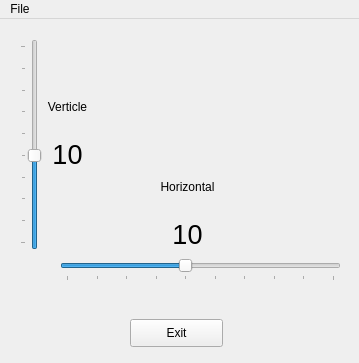
<?xml version="1.0" encoding="UTF-8"?>
<ui version="4.0">
 <class>mainWindow</class>
 <widget class="QMainWindow" name="mainWindow">
  <property name="geometry">
   <rect>
    <x>0</x>
    <y>0</y>
    <width>359</width>
    <height>363</height>
   </rect>
  </property>
  <property name="windowTitle">
   <string>Slider Examples</string>
  </property>
  <widget class="QWidget" name="centralwidget">
   <widget class="QPushButton" name="btnExit">
    <property name="geometry">
     <rect>
      <x>130</x>
      <y>300</y>
      <width>93</width>
      <height>28</height>
     </rect>
    </property>
    <property name="text">
     <string>Exit</string>
    </property>
   </widget>
   <widget class="QSlider" name="hSlider">
    <property name="geometry">
     <rect>
      <x>60</x>
      <y>240</y>
      <width>281</width>
      <height>22</height>
     </rect>
    </property>
    <property name="minimum">
     <number>1</number>
    </property>
    <property name="maximum">
     <number>10</number>
    </property>
    <property name="pageStep">
     <number>2</number>
    </property>
    <property name="sliderPosition">
     <number>5</number>
    </property>
    <property name="orientation">
     <enum>Qt::Horizontal</enum>
    </property>
    <property name="tickPosition">
     <enum>QSlider::TicksBelow</enum>
    </property>
    <property name="tickInterval">
     <number>1</number>
    </property>
   </widget>
   <widget class="QSlider" name="vSlider">
    <property name="geometry">
     <rect>
      <x>20</x>
      <y>20</y>
      <width>22</width>
      <height>211</height>
     </rect>
    </property>
    <property name="minimum">
     <number>1</number>
    </property>
    <property name="maximum">
     <number>10</number>
    </property>
    <property name="pageStep">
     <number>2</number>
    </property>
    <property name="sliderPosition">
     <number>5</number>
    </property>
    <property name="orientation">
     <enum>Qt::Vertical</enum>
    </property>
    <property name="tickPosition">
     <enum>QSlider::TicksAbove</enum>
    </property>
    <property name="tickInterval">
     <number>1</number>
    </property>
   </widget>
   <widget class="QLabel" name="lblVSlider">
    <property name="geometry">
     <rect>
      <x>40</x>
      <y>110</y>
      <width>55</width>
      <height>51</height>
     </rect>
    </property>
    <property name="font">
     <font>
      <pointsize>20</pointsize>
     </font>
    </property>
    <property name="text">
     <string>10</string>
    </property>
    <property name="alignment">
     <set>Qt::AlignCenter</set>
    </property>
   </widget>
   <widget class="QLabel" name="lblHSlider">
    <property name="geometry">
     <rect>
      <x>160</x>
      <y>190</y>
      <width>55</width>
      <height>51</height>
     </rect>
    </property>
    <property name="font">
     <font>
      <pointsize>20</pointsize>
     </font>
    </property>
    <property name="text">
     <string>10</string>
    </property>
    <property name="alignment">
     <set>Qt::AlignCenter</set>
    </property>
   </widget>
   <widget class="QLabel" name="label_3">
    <property name="geometry">
     <rect>
      <x>160</x>
      <y>160</y>
      <width>55</width>
      <height>16</height>
     </rect>
    </property>
    <property name="text">
     <string>Horizontal</string>
    </property>
    <property name="alignment">
     <set>Qt::AlignCenter</set>
    </property>
   </widget>
   <widget class="QLabel" name="label_4">
    <property name="geometry">
     <rect>
      <x>40</x>
      <y>80</y>
      <width>55</width>
      <height>16</height>
     </rect>
    </property>
    <property name="text">
     <string>Verticle</string>
    </property>
    <property name="alignment">
     <set>Qt::AlignCenter</set>
    </property>
   </widget>
  </widget>
  <widget class="QMenuBar" name="menubar">
   <property name="geometry">
    <rect>
     <x>0</x>
     <y>0</y>
     <width>359</width>
     <height>21</height>
    </rect>
   </property>
   <widget class="QMenu" name="menuFile">
    <property name="title">
     <string>File</string>
    </property>
    <addaction name="actExit"/>
   </widget>
   <addaction name="menuFile"/>
  </widget>
  <action name="actExit">
   <property name="text">
    <string>Exit</string>
   </property>
  </action>
 </widget>
 <resources/>
 <connections/>
</ui>
